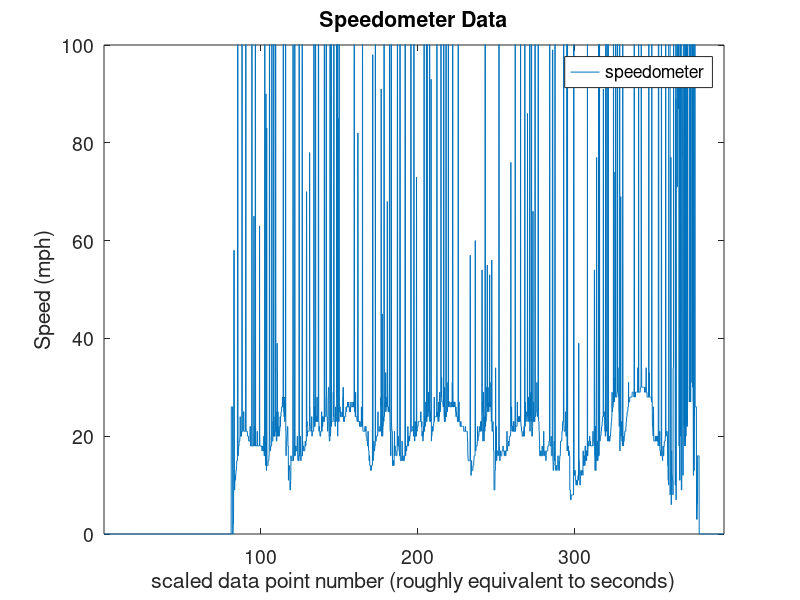

Reproduce this figure in MATLAB. (Note: this script raises an error after producing the figure.)
clear;
csvData = csvread('sage_long.csv');

tach = csvData(:, 1);
speed = csvData(:, 2);
leftShock = csvData(:, 3);
rightShock = csvData(:, 4);

% some data points were garbled and thus removed from the data set
% this, this is not EXACTLY equivalent to seconds, by the end of the data
% set it's off by about 20 seconds
time = (1:length(tach)) / 10;

% fc = 1; % Cut off frequency
% fs = 10; % Sampling rate
% 
% [b,a] = butter(6,fc/(fs/2)); % Butterworth filter of order 6
% x = filter(b,a,speed); % Will be the filtered signal



figure(2);
clf;
plot (time, speed, 'displayname', 'speedometer'); hold on;
legend('location', 'best');

ylim([0, 100]);
ylabel('Speed (mph)');
xlabel('scaled data point number (roughly equivalent to seconds)');
xlim([min(time), max(time)]);
title('Speedometer Data');
set(gca, 'fontsize', 14);
i=4;
% for i = 1:10
%     last = plot(time, hampel(speed, i), 'color', 'red', 'linewidth', 2, 'displayname', string(i)); hold on;
%     pause(2);
%     delete(last);
% end

[envHigh, envLowFine] = envelope(speed,8,'peak');

[envHigh, envLowCoarse] = envelope(speed,20,'peak');

plot(time, [envLowFine(1:3600); envLowCoarse(3601:length(envLowCoarse))], 'displayname', 'smoothed', 'linewidth', 5, 'color', [1 0.4 0]);

%4

%%

% figure(2);
% clf;
% plot(time, leftShock, 'displayname', 'left'); hold on;
% plot(time, rightShock, 'displayname', 'right');
% xlim([min(time), max(time)]);
% ylim([0, 100]);
% ylabel('linear potentiometer travel (%)');
% xlabel('scaled data point number (roughly equivalent to seconds)');
% 
% 
% h = legend('show');
% % h = legend([a;b;c;d]);
% rect = [0.75, 0.3, 0.05, 0.05];
% set(h, 'Position', rect);
% 
% title('Shock Position Data');
% set(gca, 'fontsize', 14);